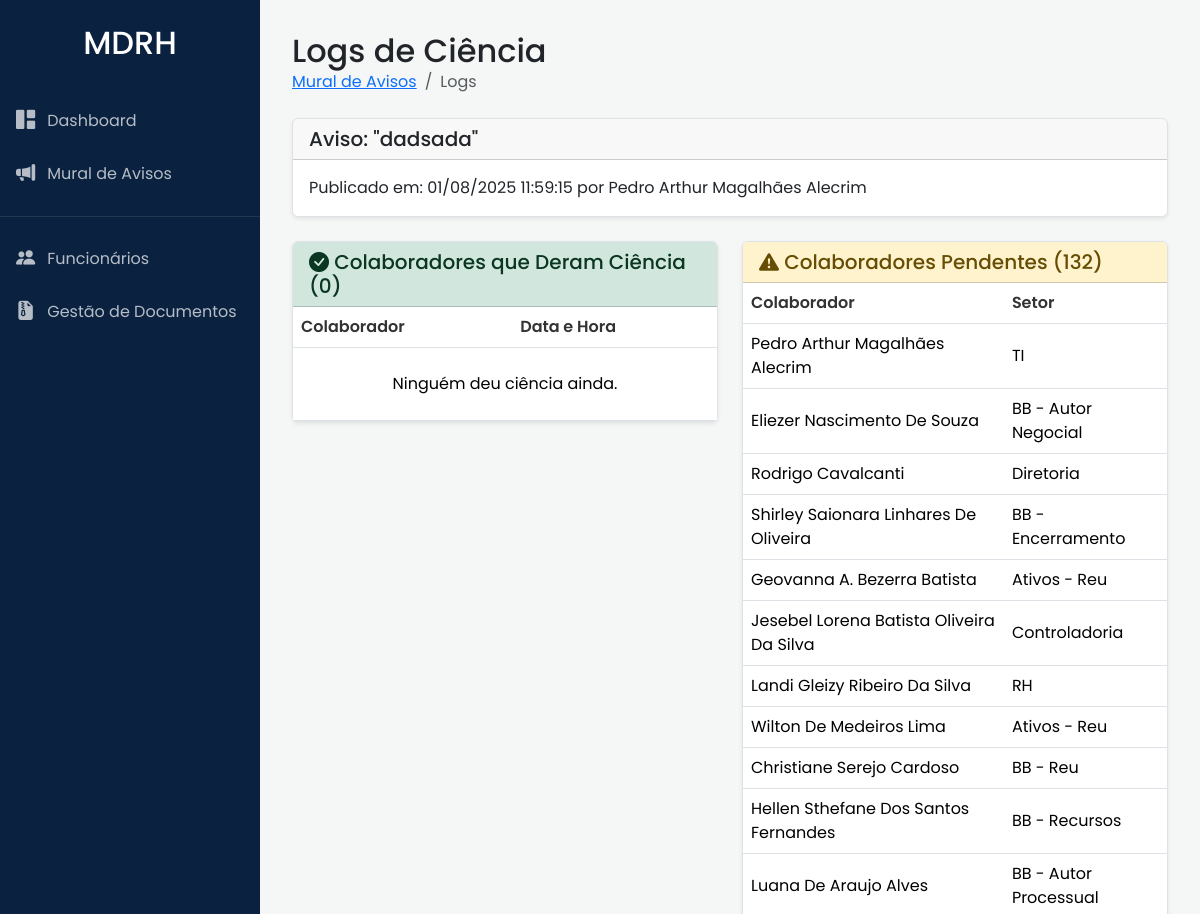
Before: /aviso/3/logs (signed in, upper part) with the older database file.
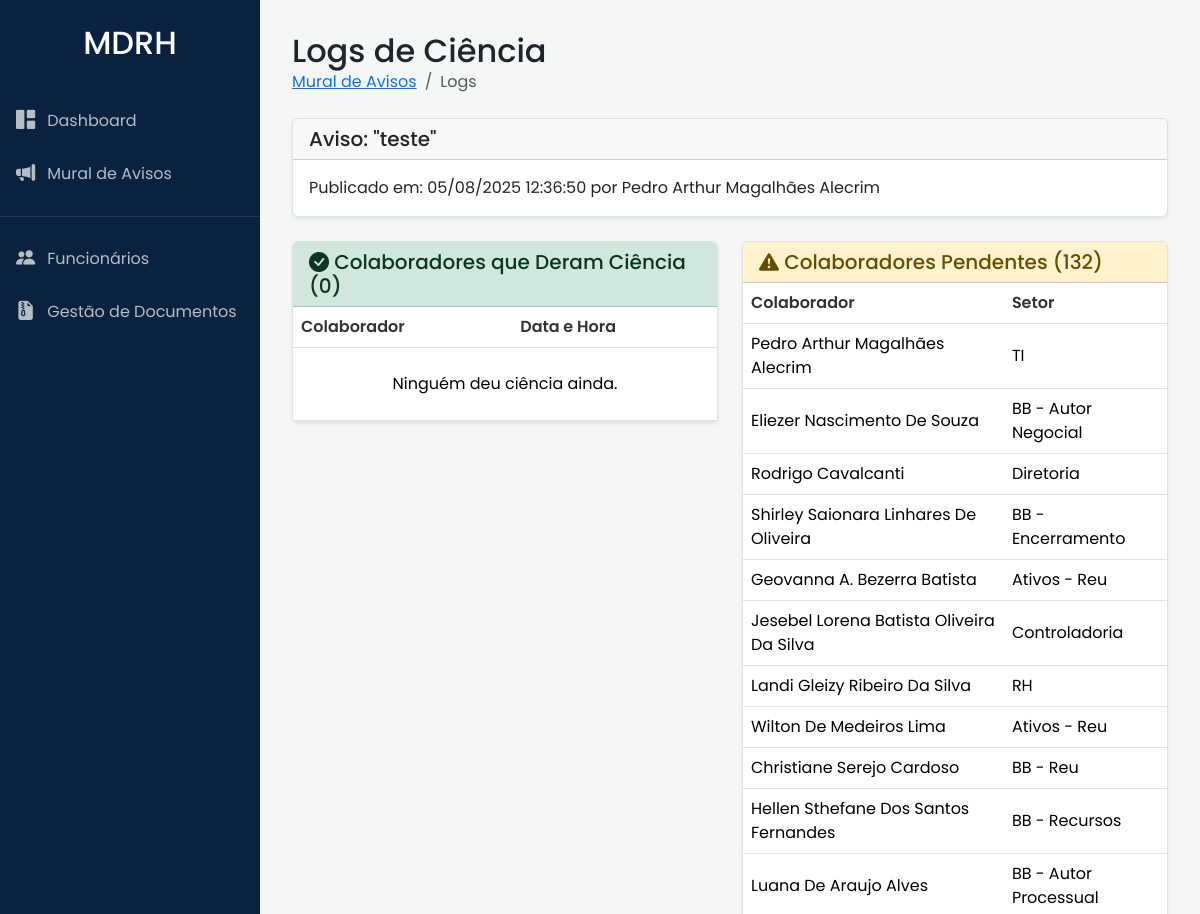
After: the same page with the newer database file.
### app/models.py (models this page shows)
class Aviso(db.Model):
    __tablename__ = 'aviso'
    id = db.Column(db.Integer, primary_key=True)
    titulo = db.Column(db.String(200), nullable=False)
    conteudo = db.Column(db.Text, nullable=False)
    data_publicacao = db.Column(db.DateTime, default=datetime.utcnow)
    autor_id = db.Column(db.Integer, db.ForeignKey('usuario.id'), nullable=False)
    status = db.Column(db.String(50), default='Ativo', nullable=False) # <-- ADICIONE ESTA LINHA
    autor = db.relationship('Usuario')
    logs_ciencia = db.relationship('LogCienciaAviso', backref='aviso', lazy='dynamic', cascade="all, delete-orphan")
    anexos = db.relationship('AvisoAnexo', backref='aviso', lazy='dynamic', cascade="all, delete-orphan")
    arquivado = db.Column(db.Boolean, default=False, nullable=False)

### app/routes.py (the view)
@main.route('/aviso/<int:aviso_id>/logs')
@login_required
@permission_required('admin_rh')
def ver_logs_ciencia(aviso_id):
    aviso = Aviso.query.get_or_404(aviso_id)
    logs = LogCienciaAviso.query.filter_by(aviso_id=aviso.id).order_by(LogCienciaAviso.data_ciencia.desc()).all()
    usuarios_com_ciencia_ids = {log.usuario_id for log in logs}
    funcionarios_pendentes = Funcionario.query.join(Usuario).filter(Usuario.id.notin_(usuarios_com_ciencia_ids)).all()
    return render_template('avisos/log_ciencia.html', aviso=aviso, logs=logs, pendentes=funcionarios_pendentes)

### app/__init__.py (called while the page is built)
def format_datetime_local(utc_dt):
    if not utc_dt or not isinstance(utc_dt, datetime):
        return ""
    local_tz = pytz.timezone('America/Sao_Paulo') # Representação padrão para -03:00
    if utc_dt.tzinfo is None:
        utc_dt = pytz.utc.localize(utc_dt)
    local_dt = utc_dt.astimezone(local_tz)
    return local_dt.strftime('%d/%m/%Y %H:%M:%S')

### app/models.py (called while the page is built)
    def tem_permissao(self, nome_permissao):
        return any(p.nome == nome_permissao for p in self.permissoes)

### templates/avisos/log_ciencia.html (shortened to what this page needs)
{% extends "base.html" %}
{% block content %}
<div class="d-flex justify-content-between align-items-center mb-4">
    <div>
        <h1 class="h2 mb-0">Logs de Ciência</h1>
        <nav aria-label="breadcrumb">
            <ol class="breadcrumb bg-transparent p-0 mb-0">
                <li class="breadcrumb-item"><a href="{{ url_for('main.listar_avisos') }}">Mural de Avisos</a></li>
                <li class="breadcrumb-item active" aria-current="page">Logs</li>
            </ol>
        </nav>
    </div>
</div>
<div class="card shadow-sm mb-4">
    <div class="card-header">
        <h5 class="mb-0">Aviso: "{{ aviso.titulo }}"</h5>
    </div>
    <div class="card-body">
        <p class="card-text">Publicado em: {{ aviso.data_publicacao | localtime }} por {{ aviso.autor.funcionario.nome }}</p>
    </div>
</div>
<div class="row">
    <div class="col-lg-6">
        <div class="card shadow-sm">
            <div class="card-header bg-success-subtle text-success-emphasis">
                <h5 class="mb-0"><i class="bi bi-check-circle-fill"></i> Colaboradores que Deram Ciência ({{ logs|length }})</h5>
            </div>
            <div class="card-body p-0">
                <div class="table-responsive">
                    <table class="table table-hover align-middle mb-0">
                        <thead>
                            <tr>
                                <th>Colaborador</th>
                                <th>Data e Hora</th>
                            </tr>
                        </thead>
                        <tbody>
                            {% for log in logs %}
                            <tr>
                                <td>{{ log.usuario.funcionario.nome }}</td>
                                <td>{{ log.data_ciencia | localtime }}</td>
                            </tr>
                            {% else %}
                            <tr><td colspan="2" class="text-center p-4">Ninguém deu ciência ainda.</td></tr>
                            {% endfor %}
                        </tbody>
                    </table>
                </div>
            </div>
        </div>
    </div>
    <div class="col-lg-6">
        <div class="card shadow-sm">
            <div class="card-header bg-warning-subtle text-warning-emphasis">
                <h5 class="mb-0"><i class="bi bi-exclamation-triangle-fill"></i> Colaboradores Pendentes ({{ pendentes|length }})</h5>
            </div>
            <div class="card-body p-0">
                <div class="table-responsive">
                    <table class="table table-hover align-middle mb-0">
                        <thead>
                            <tr>
                                <th>Colaborador</th>
                                <th>Setor</th>
                            </tr>
                        </thead>
                        <tbody>
                            {% for funcionario in pendentes %}
                            <tr>
                                <td>{{ funcionario.nome }}</td>
                                <td>{{ funcionario.setor or 'N/A' }}</td>
                            </tr>
                            {% else %}
                            <tr><td colspan="2" class="text-center p-4">Todos os colaboradores deram ciência!</td></tr>
                            {% endfor %}
                        </tbody>
                    </table>
                </div>
            </div>
        </div>
    </div>
</div>
{% endblock %}

Changed rows visible on the page:
changed Aviso: titulo "dadsada" → "teste"; data_publicacao "01/08/2025 11:59:15" → "05/08/2025 12:36:50"
